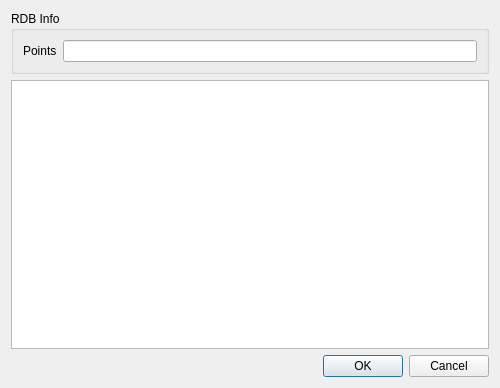
<?xml version="1.0" encoding="UTF-8"?>
<ui version="4.0">
 <class>RDBOpenDlg</class>
 <widget class="QDialog" name="RDBOpenDlg">
  <property name="geometry">
   <rect>
    <x>0</x>
    <y>0</y>
    <width>500</width>
    <height>388</height>
   </rect>
  </property>
  <property name="windowTitle">
   <string>Open Riegl RDB 2 file</string>
  </property>
  <layout class="QVBoxLayout" name="verticalLayout">
   <item>
    <widget class="QGroupBox" name="groupBox">
     <property name="title">
      <string>RDB Info</string>
     </property>
     <layout class="QFormLayout" name="formLayout">
      <item row="0" column="0">
       <widget class="QLabel" name="label">
        <property name="text">
         <string>Points</string>
        </property>
       </widget>
      </item>
      <item row="0" column="1">
       <widget class="QLineEdit" name="rdbPointsNumber">
        <property name="enabled">
         <bool>true</bool>
        </property>
        <property name="readOnly">
         <bool>true</bool>
        </property>
       </widget>
      </item>
     </layout>
    </widget>
   </item>
   <item>
    <widget class="QTableWidget" name="rdbTableWidget">
     <property name="sizePolicy">
      <sizepolicy hsizetype="Expanding" vsizetype="Expanding">
       <horstretch>0</horstretch>
       <verstretch>1</verstretch>
      </sizepolicy>
     </property>
    </widget>
   </item>
   <item>
    <widget class="QDialogButtonBox" name="buttonBox">
     <property name="orientation">
      <enum>Qt::Horizontal</enum>
     </property>
     <property name="standardButtons">
      <set>QDialogButtonBox::Cancel|QDialogButtonBox::Ok</set>
     </property>
    </widget>
   </item>
  </layout>
 </widget>
 <resources/>
 <connections>
  <connection>
   <sender>buttonBox</sender>
   <signal>accepted()</signal>
   <receiver>RDBOpenDlg</receiver>
   <slot>accept()</slot>
   <hints>
    <hint type="sourcelabel">
     <x>248</x>
     <y>254</y>
    </hint>
    <hint type="destinationlabel">
     <x>157</x>
     <y>274</y>
    </hint>
   </hints>
  </connection>
  <connection>
   <sender>buttonBox</sender>
   <signal>rejected()</signal>
   <receiver>RDBOpenDlg</receiver>
   <slot>reject()</slot>
   <hints>
    <hint type="sourcelabel">
     <x>316</x>
     <y>260</y>
    </hint>
    <hint type="destinationlabel">
     <x>286</x>
     <y>274</y>
    </hint>
   </hints>
  </connection>
 </connections>
</ui>
